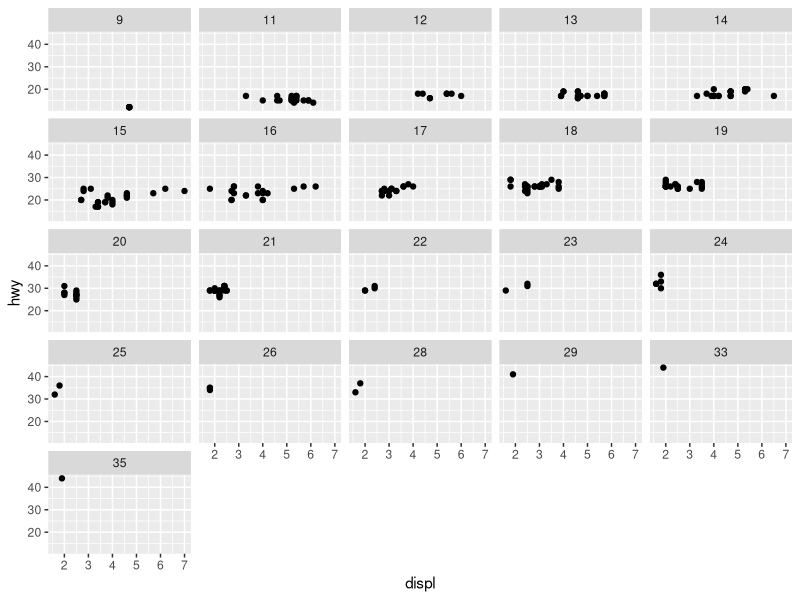
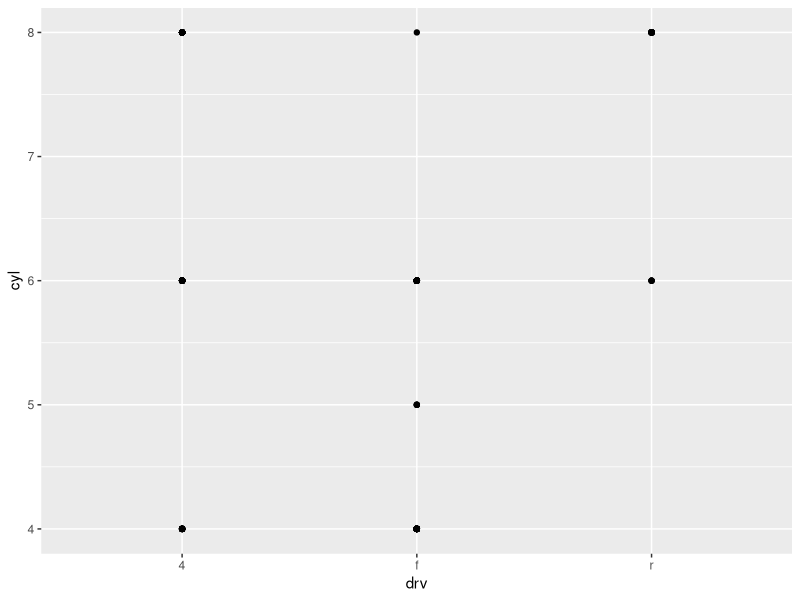
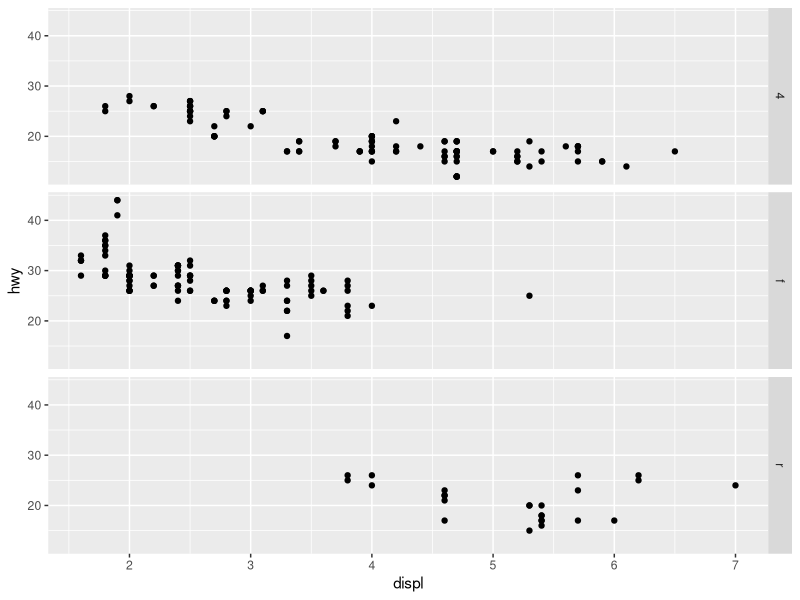
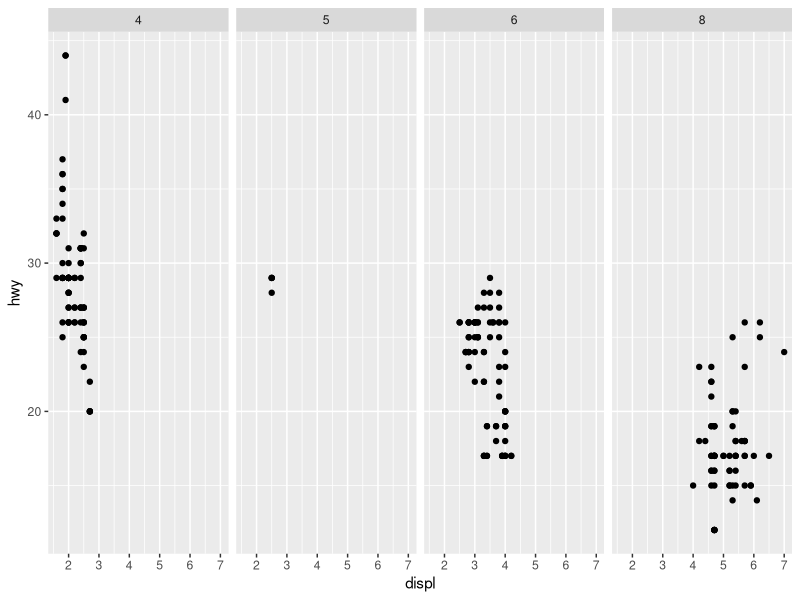
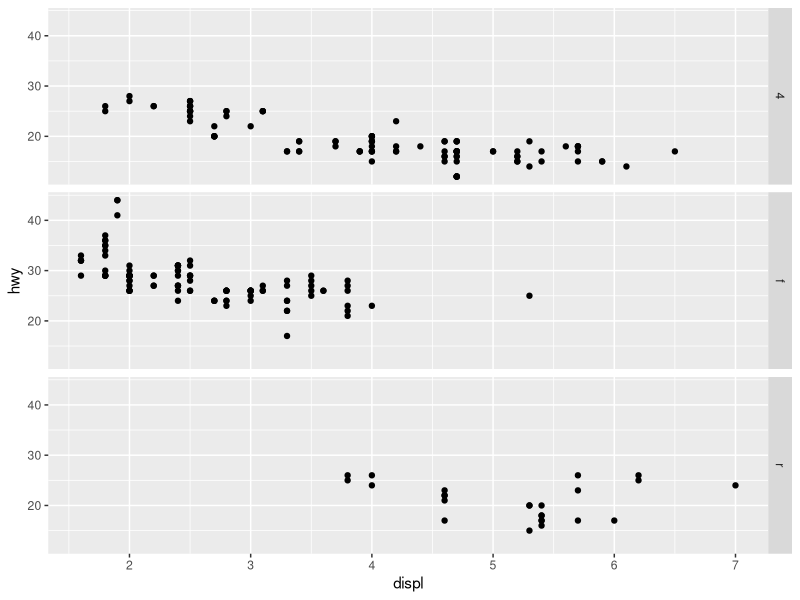
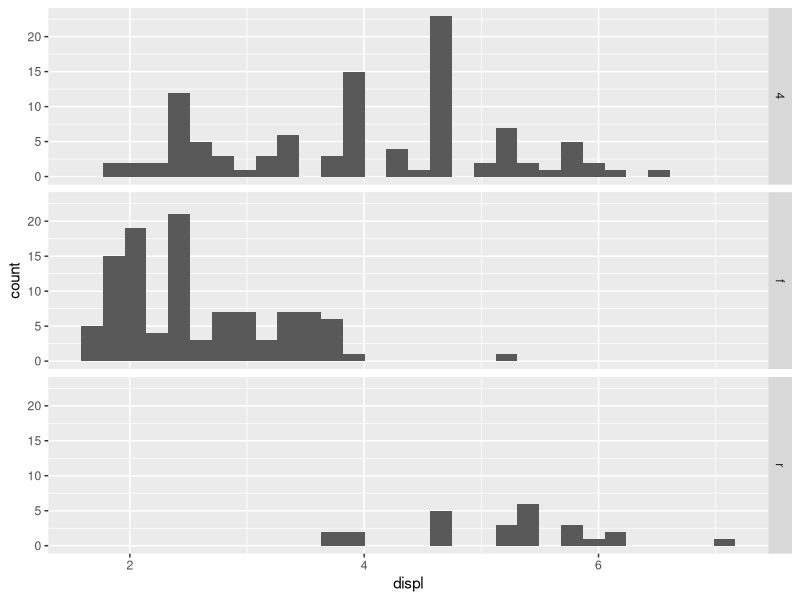
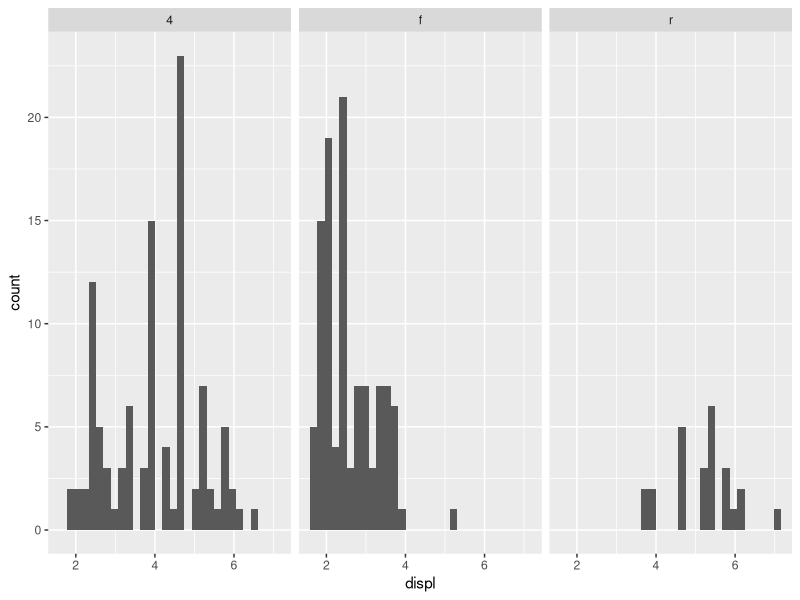
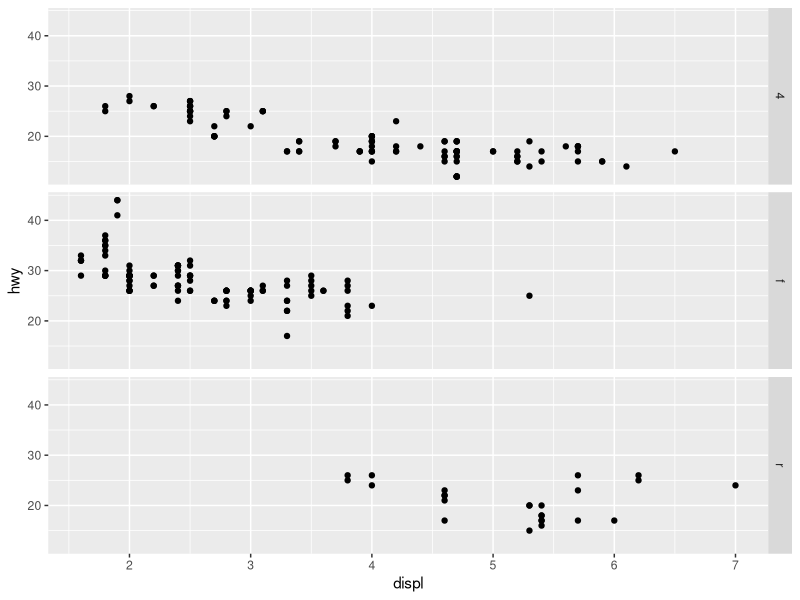

Recreate these plots in R, in order.
library(tidyverse)

# It makes a subplot for each value the continuous variable takes
ggplot(mpg, aes(x = displ, y = hwy)) + 
    geom_point() + 
    facet_wrap(~cty)

# It means no rows have values that match those facet cells
ggplot(mpg) + 
    geom_point(aes(x = drv, y = cyl))

ggplot(mpg) + 
    geom_point(aes(x = displ, y = hwy)) +
    facet_grid(drv ~ .)

ggplot(mpg) + 
    geom_point(aes(x = displ, y = hwy)) +
    facet_grid(. ~ cyl) # Matches default behavior

ggplot(mpg) + 
    geom_point(aes(x = displ, y = hwy)) +
    facet_grid(drv ~ .) # Column is nothing, Places drv subplots in rows

ggplot(mpg, aes(x = displ)) + # I like this one better for histogram for some reason
    geom_histogram() + 
    facet_grid(drv ~ .)

ggplot(mpg, aes(x = displ)) + 
    geom_histogram() +
    facet_grid(. ~ drv)

ggplot(mpg) + 
    geom_point(aes(x = displ, y = hwy)) +
    facet_grid(drv ~ .)

mpg |> 
    ggplot() +
    geom_point(aes(x = displ, y = hwy)) +
    facet_wrap(~drv, nrow = 3, strip.position = "right")